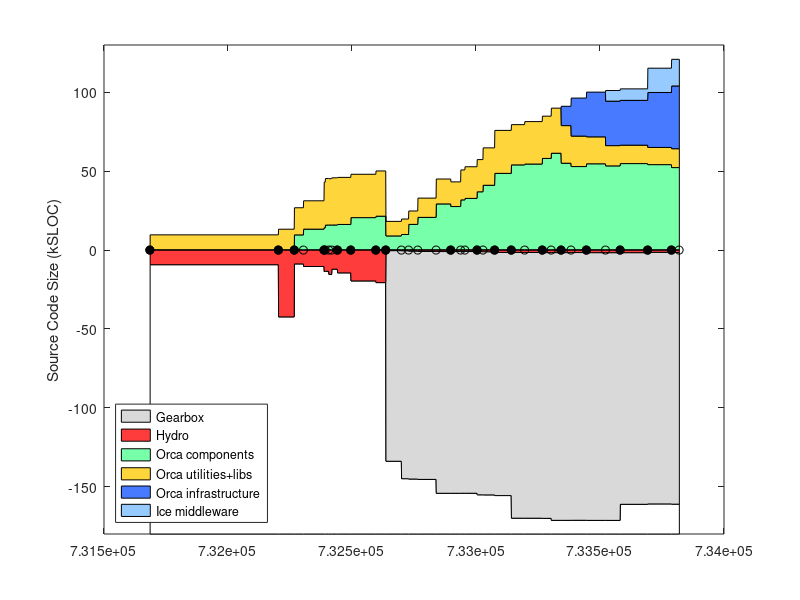

The MATLAB source for this figure: (Note: this script raises an error after producing the figure.)
% keep track of orca project size using sloccount
clear all

%%%%%%%%%% DATA %%%%%%%%%%%%%%%%%%%%

% include/* except: include/{Freeze IceSSL IcePatch2}
% src/{Ice Slice IceGrid icecpp IceStorm slice2cpp IceUtil IceBox IceXML}
%  Sice212 = [
%  (7842-1000) + (22093+18419+11499+10568+4392+4200+4252+567+316)
%  ];
%  Sice301 = [
%  (8164-1000) + (23018+19384+19169+10596+4479+4343+4308+622+319)
%  ];
% same as above, but now also add Java:
% src/{IceInternal Ice IceUtil IceBox}
%  Sice310 = [
%  (8810-1200) + (24275+20494+22689+10587+4569+4877+4770+667+319) + (13190+6915+1262+493)
%  ];
%  Sice311 = [
%  (8950-1275) + (24511+20505+22898+10590+4600+4884+4782+683+323) + (13266+6929+1262+504)
%  ];

% it's much easier to count the whole of Ice (we use most of it anyway)
% sloccount include/ src/
% (this does not account for .ice files in [ice]/slice/* but it's a small fraction of total)
% c_count slice/*/*.ice
Sice212 = 133523;
Sice301 = 144513;
Sice310 = 153243;
Sice311 = 154145;
Sice320 = 168475;
Sice321 = 169725;
% sloccount cpp/include/ cpp/src/
Sice330 = 159523;

% indeces
iyy=1;
imm=2;
idd=3;
iver=4;
isub=5;
ibase=6;
icomp=7;
iutil=8;
iad=9;
icrp=10;

% the old way to count lines in *.ice files:
% rename them to *.cpp like this:
% $cd src/interfaces/slice/orca; for file in *; do mv $file `echo $file | sed s/.ice/.cpp/`; done
Sorca = [ ...
% YY    MM  DD  ?   SUB     BASE    COMP   UTILS   A&D  COMMON  VERSION
% 0.8.6: a single distro, divide in halves arbitrarily
2003     4  14  1   0       18930/2 18930/2  0      0   0    % 0.8.6 (last change in doc/ChangeLog
% BASE: orca-base
% COMP: sloccount orca-components/src/components
% UTIL: slocc orca-components/src/util
2004     9  13  1   0       42543   13047   0       0   0   % 0.11.0
2004    11  16  1   0       8963    17208   9441    0   0   % 0.12.0
2004    12  23  0   0       10596   17965   13094   0   0   % 0.12.1
2005     3  16  1   0       13767   28881   14005   0   0   % 0.13.0
2005     3  21  0   0       13620   29524   15665   0   0   % 0.13.1
2005     4   4  0   0       15630   29345   15727   0   0   % 0.13.2
2005     4  16  0   0       12283   29897   15724   0   0   % 0.13.3
2005     5   9  1   0       14639   29838   16056   0   0   % 0.14.0
2005     7   2  1   0       19751   27479   20395   0   0   % 0.15.0
2005    10  11  1   0       20818   28675   21303   0   0   % 1.0.0
% BASE: c_count src/interfaces/slice/orca/*.ice
% COMP: sloccount src/components
% UTIL: sloccount src/utils
2005    11  20  1   Sice212 530    9226         8781        0    0   % 2.0.0-rc1
2006     1  22  0   Sice301 596    9801         9695        0    0   % 2.0.0-rc2
% UTIL-IN-COMP: sloccount components/log* 
% COMP: sloccount components MINUS UTIL-IN-COMP
% UTIL: sloccount utils PLUS UTIL-IN-COMP
2006     2  20  0   Sice301 813    9867-1372    14734+1372  0    0  % 2.0.0-rc3
% UTIL-IN-COMP: sloccount components/orcaview* components/log*
2006     3  29  0   Sice301 1052   14625-2421   18131+2421  0    0  % 2.0.0-rc4
2006     6  11  0   Sice310 1116   19999-4215   24867+4215  0    0  % 2.0.0-rc5  
2006     8   9  1   Sice310 1116   19979-4348   23066+4348  0    0  % 2.0.0
2006     9  18  0   Sice310 1094   19317-329    31304+329   0    0  % 2.0.1
2006    10   5  0   Sice310 1094   20384-329    32255+329   0    0  % 2.0.2
2006    11  23  1   Sice311 1178   21408-1001   35768+1001  0    0  % 2.1.0
% BASE: c_count src/interfaces/slice/orca/*.ice
% COMP: sloccount src/components
% UTIL: sloccount src/utils src/libs
2006    12  17  0   Sice311 1240    23701   40914  0     0 % 2.1.1
2007     2   2  1   Sice311 1671    27238   48446  0     0 % 2.2.0
2007     4  10  1   Sice320 1671    25512   53828  0     0 % 2.3.0
2007     6   3  0   Sice320 1682    26905   54359  0     0 % 2.4.0
2007     8  13  1   Sice320 1772    26795   57918  0     0 % 2.5.0
2007     9  18  0   Sice321 1787    28573   61216  0     0 % 2.6.0
% A&D: Hydro: sloccount src
2007    10  28  1   Sice321 1787    23840   54879  12251  0     % 2.7.0
2007    12   7  0   Sice321 1750    19312   52762  24104  0     % 2.8.0
2008     2   7  1   Sice321 1811    17083   54520  28341  0     % 2.9.0
% COMMON: Gearbox: sloccount src
% YY    MM  DD  ?   SUB     BASE    COMP    UTILS  A&D   COMMON VERSION
2008     4  24  0   Sice321 1825    12851   53186  28196  6750  % 2.10.0 (G 1.0.0)
2008     6  22  1   Sice330 1819    11680   54648  28410  7277  % 2.11.0 (G 1.0.0)
2008    10  11  1   Sice330 1583    10890   53989  34849  15399 % 2.12.0 (G 8,07)
2009     1  15  1   Sice330 1734    11963   52116  39772  16896 % 2.13.0 (G 8,07)
];
Vorca ={'0.8.6', '0.11.0', '0.12.0', '0.12.1', '0.13.0', '0.13.1', '0.13.2', '0.13.3', '0.14.0', '0.15.0', '1.0.0', ...
    '2.0.0-rc1', '2.0.0-rc2', '2.0.0-rc3', '2.0.0-rc4', '2.0.0-rc5', '2.0.0', '2.0.1', '2.0.2', '2.1.0', '2.1.1', ...
    '2.2.0', '2.3.0', '2.4.0', '2.5.0', '2.6.0', '2.7.0', '2.8.0', '2.9.0', '2.10.0', '2.11.0', '2.12.0', '2.13.0' }';

% add a dummy release just for display
Sorca(end+1,:) = Sorca(end,:);
Sorca(end,imm) = Sorca(end,imm)+1;
Sorca(end,iver) = 0;
Vorca{end+1} = 'dummy';

% convert dates
Torca = datenum(Sorca(:,iyy),Sorca(:,imm),Sorca(:,idd));

% 2nd digit releases
i2 = (Sorca(:,iver)==1);
Torca2 = Torca(i2);
Vorca2 = Vorca(i2);

% for comparison, ASN
%  Sasn = 90433;

Sgenom = [
% YY    MM  DD  ? SUB   BASE    COMP    UTIL    VERSION
% SUB : cd pocolibs-2.3; sloccount include src
% BASE: cd genom-2.0; sloccount include src
% COMP: 0
% UTIL: 0 
2007    8   31  1  9786    11368   0   0       % 2.0
];

Splayer = [ 
% YY    MM  DD  ?   SUB     BASE                COMP       UTIL  VERSION
% BASE: (server-drivers)+client_libs
% COMP: drivers + utils
2002    12 04   1  0    (17331-12037)+9188      12037+2685 0    % 1.3.1
2003    7  15   1  0    (30452-24334)+12458     24334+3064 0    % 1.4-rc1
2003    12 07   1  0    (37378-30947)+13110     30947+9633 0    % 1.4-rc2
2004    5  31   1  0    (49225-42643)+13664     42643+3550 0    % 1.5
2004    11 12   1  0    (50758-43190)+13545     43190+4479 0    % 1.6
2005    1  31   0  0    (52069-44517)+13576     44517+4662 0    % 1.6.2
2005    7  28   0  0    (53348-45686)+14300     45686+5188 0    % 1.6.5
% BASE: (libplayercore-./bindings) + client_libs + (libplayertcp-./bindings)
% note: libplayerxdr is autogenerated
% COMP: server + utils
2005    10 25   0  0    (4866-0)+7560+(1391-0)  46474+5725  0   % 2.0pre7
% SUB : 0
% BASE: sloccount libplayercore client_libs libplayertcp 
%           MINUS sloccount libplayercore/bindings/ libplayertcp/bindings
% note: libplayerxdr is autogenerated
% COMP: sloccount server 
% UTIL: sloccount utils PLUS stage/src
% YY    MM  DD  ?   SUB     BASE                COMP       UTIL  VERSION
2006    2  28   1  0    63992-47749-1291        54704       0     % 2.0.0
2006    3  25   1  0    65606-48912-1291        53033       0     % 2.0.1
2006    6   9   1  0    69083-51546-1319        61421       0     % 2.0.2
2006    9  26   1  0    69388-51546-1319        64088       13606       % 2.0.3
2007    5   2   1  0    69602-51686-1359        58396       9589+13606  % 2.0.4
2007   12  13   1  0    34980-2039              74385       11417+15464 % 2.1.0rc1
2008    6  20   1  0    25068-109               85020       12150+15464 % 2.1.0
];
Tplayer = datenum(Splayer(:,1),Splayer(:,2),Splayer(:,3));

Saria = [
% YY    MM  DD  ? SUB   BASE    COMP    UTIL    VERSION
% SUB : 0
% BASE: sloccount ArNetworking/include/ ArNetworking/src/
% COMP: sloccount include src
% UTIL: 0 
2007    2   20  1  0    15854   45965   0       % 2.5.1
];

Scarmen = [
% YY    MM  DD  ?   SUB     BASE    COMP                    UTIL   VERSION
% SUB : cd src; sloccount ipc
% BASE: sloccount carmenpp global java python
% COMP: sloccount src MINUS all other
% UTIL: sloccount logger logtools mapeditor param_daemon robotgui simulator 
2007    8   15  1  24965    12032   107745-24965-12032-19629  19629   % 0.6.7
];

Sorocos = [
% YY    MM  DD  ?   SUB     BASE    COMP                        UTIL   VERSION
% SUB : cd ACE_wrappers; sloccount ace PLUS sloccount TAO/tao/
% BASE: ?
% LIBS: sloccount orocos-bfl-[VERSION]-src/src PLUS sloccount kdl-[VERSION]/kdl
% COMP: sloccount orocos-rtt-[VERSION]/src PLUS cd orocos-ocl-[VERSION]; sloccount hardware motion_control
% UTIL: cd orocos-ocl-[VERSION]; sloccount taskbrowser signals deployment reporting viewer ocl 
2007    8   15  1  160300+237011   0   (7767+12865)+(48971+20068)    5104   % ace-5.5, tao-1.5, rtt-1.2.1, bfl-0.6.1, kdl-0.4, ocl-0.4.1
];

Syarp = [
% YY    MM  DD  ?   SUB  BASE     COMP       UTIL   VERSION
% SUB : 0
% BASE: sloccount libYARP_OS libYARP_OS_compat
% COMP: sloccount yarpdev libYARP_dev libYARP_math libYARP_sig libYARP_sig_compat 
% UTIL: sloccount yarp-imageviewer modules
2007    7   26  1  0     21633   23528    1613   % 2.1.6
];

% YY    MM  DD  ?   SUB  BASE     COMP       UTIL
% SUB : 0
% BASE: 0
% COMP: sloccount . (matlab files will not be counted)
% UTIL: 0
Sopenslam = [
2007    8   16  1   0    0        23719      0
];

%%%%%%%%%% PLOTTING %%%%%%%%%%%%%%%%%%%%

Smax = 180;
d0 = [Torca Torca+1]'; d0=d0(:); d0(1)=[];
d1 = Smax-Sorca(:,isub)-Sorca(:,ibase); d1 = [d1 d1]'; d1=d1(:); d1(end)=[];
d2 = Sorca(:,isub); d2 = [d2 d2]'; d2=d2(:); d2(end)=[];
d3 = Sorca(:,ibase); d3 = [d3 d3]'; d3=d3(:); d3(end)=[];
d4 = Sorca(:,icomp); d4 = [d4 d4]'; d4=d4(:); d4(end)=[];
d5 = Sorca(:,iutil); d5 = [d5 d5]'; d5=d5(:); d5(end)=[];
d6 = Sorca(:,iad); d6 = [d6 d6]'; d6=d6(:); d6(end)=[];
d7 = Sorca(:,icrp); d7 = [d7 d7]'; d7=d7(:); d7(end)=[];

figure(1), clf
ha=area( d0, [d1 d2 d3 d5 d4 d6 d7]/1e3, -Smax ); hold on
plot( Torca, 0*Torca, 'k-o' )
h2=plot( Torca2, 0*Torca2, 'ko' );
set(h2,'markerfacecolor','k')
ylabel('Source Code Size (kSLOC)')

% colors
white = 1*[1 1 1];
gray = .85*[1 1 1];
red = min(255,[255 0 0]+60)/255;
orange = min(255,[255 153 0]+60)/255;
green = min(255,[60 255 109]+60)/255;
dblue = min(255,[51 102 255]+20)/255;
lblue = min(255,[51 102 255]+100)/255;

set(ha(1),'facecolor', white);
set(ha(2),'facecolor', gray);
set(ha(3),'facecolor', red);
set(ha(4),'facecolor', green);
set(ha(5),'facecolor', orange);
set(ha(6),'facecolor', dblue);
set(ha(7),'facecolor', lblue);
ha(1)=[];
legend(fliplr(ha),'Gearbox','Hydro','Orca components','Orca utilities+libs','Orca infrastructure','Ice middleware', 'Location','SouthWest')
%  xlim(datenum([2004;2005],[7;7],[1;1]) )
ylim([-Smax 130])
ax=axis;
%  xlim( [ax(1) datenum([2006 12 31])] )
ax=axis;
% label releases
mark('x', Torca2 )
i2odd = (1:2:length(Torca2));
ht = text(Torca2(i2odd)+5,.04*ax(4)*ones(length(i2odd),1),Vorca2(i2odd));
set(ht,'fontsize',8)
i2even = (2:2:length(Torca2));
ht = text(Torca2(i2even)+5,.08*ax(4)*ones(length(i2even),1),Vorca2(i2even));
set(ht,'fontsize',8)
datetick( 'x', 12 )
hp = plot( Tplayer, -Splayer(:,ibase)/1e3, 'k--o', Tplayer, Splayer(:,icomp)/1e3, 'k--o' );
set(hp, 'color', .5*[1 1 1] )
hpt = text( Tplayer(2), -Splayer(2,ibase)/1e3-8, 'Player infrastructure');
set(hpt, 'color', .5*[1 1 1] )
hpt = text( Tplayer(2), (Splayer(2,icomp)+Splayer(2,iutil))/1e3-5, 'Player "components+utils"');
set(hpt, 'color', .5*[1 1 1] )
%mark('y', Dasn(1,1)/1e3 );
%text( datenum([2003 5 1]), Dasn(1,1)/1e3, 'ASN')
xlabel('Releases')
title('http://orca-robotics.sf.net')

ht=text(datenum(2003,7,1),-Smax+15, '*   generated using David A. Wheeler`s SLOCCount' );
set(ht,'fontsize',8)
ht=text(datenum(2003,7,1),-Smax+5, '** see data in [ORCA]/scripts/matlab/sloccount/slocs.m' );
set(ht,'fontsize',8)

xlim( [ax(1) datenum([2009 3 1])] )
